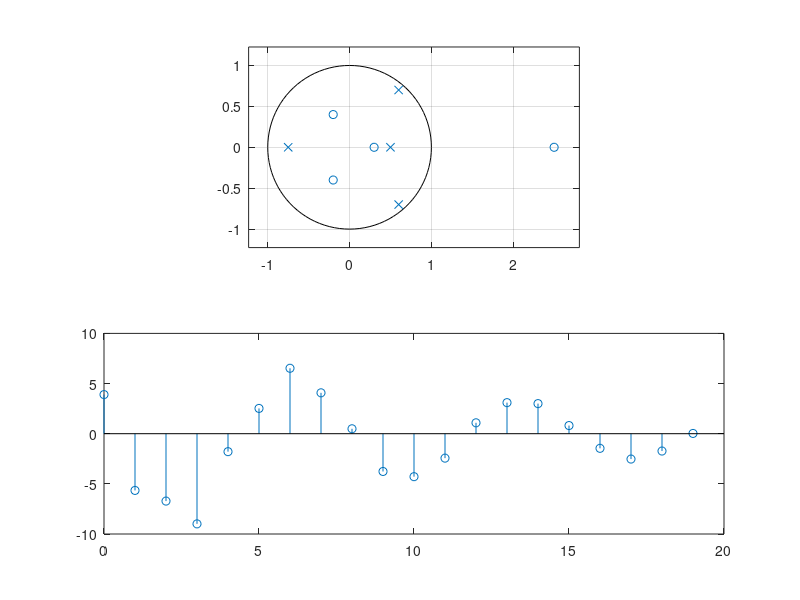

Write MATLAB code to recreate this figure.
clc;
clear all;
 z1 = 0.3; 
 z2 = 2.5;
 z3 =  i*0.4-0.2;
 z4 = -0.2-i*0.4; 
 p1=0.5;
 p2 = -0.75;
 p3 = 0.6+i*0.7;
 p4 = 0.6-i*0.7; 
 k=3.9;
 z=[z1,z2,z3,z4];
 p=[p1,p2,p3,p4];
 [num, den] = zp2tf (z', p', k);
 subplot(2,1,1);
 zplane (num, den) ;
 [g,n] = impz (num, den, 20);
 subplot(2,1,2);
 stem(n,g);